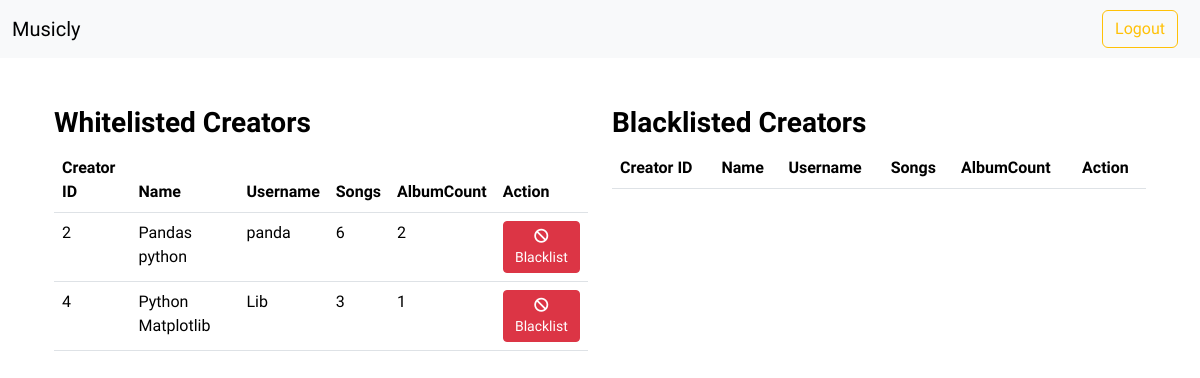
Page /adminHome/manageCreators (signed in) on the earlier database version.
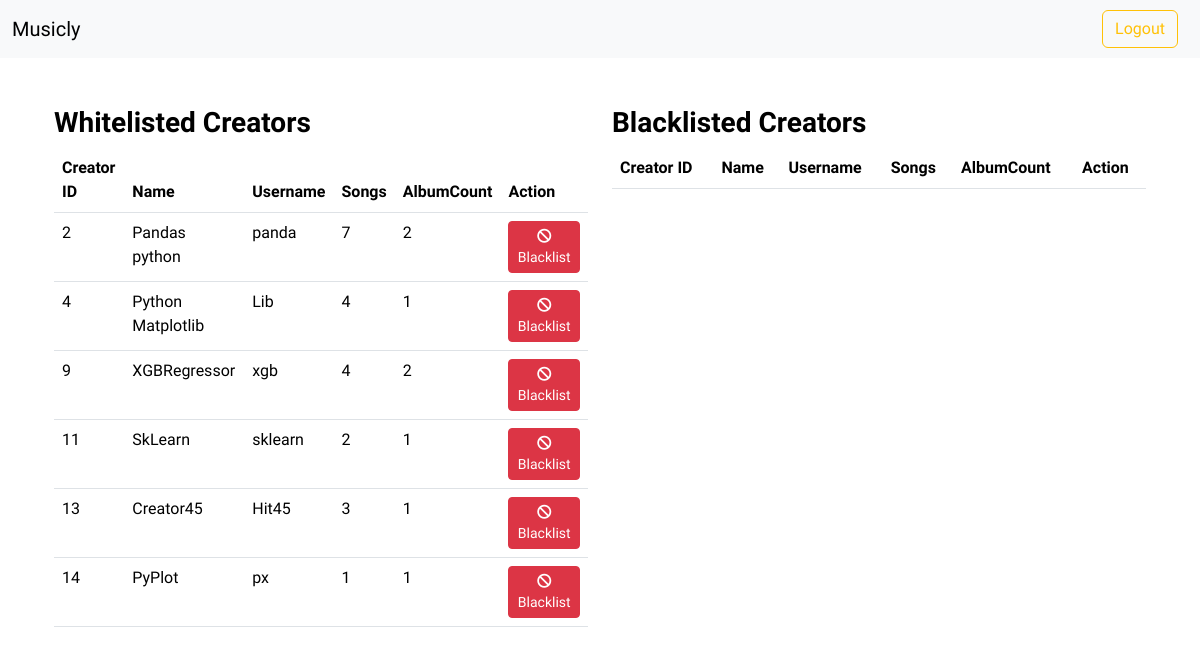
Same page on the later database version.
### models.py (models this page shows, shortened)
class User(UserMixin, db.Model):
    __tablename__ = 'User'
    id = db.Column(db.Integer, primary_key = True)
    username = db.Column(db.String(32), unique = True, nullable=False)
    passhash = db.Column(db.String(512), nullable = False)
    name = db.Column(db.String(32), nullable=True)
    email = db.Column(db.String(120), unique =True, nullable = False)
    role = db.Column(db.String(26), nullable = False, default='User')
    is_admin = db.Column(db.Boolean, nullable=False, default=False)
    status = db.Column(db.String(16), nullable=False, default="white")
    @property
    def password(self):
        raise AttributeError("Password is not a readable attribute")

### routes.py (the view)
@app.route('/adminHome/manageCreators')
@auth_required
@admin_auth_required
def manageCreators():
    creators = User.query.filter_by(role="creator").all()
    creators_data = (
        db.session.query(
            User.id,
            User.name,
            User.username,
            User.status,
            db.func.count(db.func.distinct(Songs.id)).label('totalSongs'),
            db.func.count(db.func.distinct(Album.id)).label('totalAlbums')
        ).filter(User.role == 'creator').outerjoin(Songs, User.id == Songs.CreatorId).outerjoin(Album, User.id == Album.CreatorId).group_by(User.id, User.name, User.username).all()
    )
    return render_template("manageCreator.html", user = User.query.get(session["user_id"]), creators = creators_data,  need = True)

### routes.py (called while the page is built)
def auth_required(func):
    @wraps(func)
    def inner(*args, **kwargs):
        if "user_id" not in session:
            flash("Login required.", 'danger')
            return redirect(url_for("login"))
        return func(*args, **kwargs)
    return inner

def admin_auth_required(func):
    @wraps(func)
    def inner(*args, **kwargs):
        user = User.query.get(session.get("user_id"))
        if user.role == "admin":
            return func(*args, **kwargs)
        else:
            flash("Logged out ! You are not an Admin.", "danger")
            return redirect(url_for("logout"))
    return inner

### templates/manageCreator.html (shortened to what this page needs)
{% extends 'layout.html' %}
{% block content %}
<body>
<div class="container mt-5">
    <div class="row mt-4">
      <div class="col-md-6">
        <h3><strong>Whitelisted Creators</strong></h3>
        <table class="table">
          <thead>
            <tr>
              <th>Creator ID</th>
              <th>Name</th>
              <th>Username</th>
              <th>Songs</th>
              <th>AlbumCount</th>
              <th>Action</th>
            </tr>
          </thead>
          <tbody>
            {% for creator in creators %}
            <tr>
                {% if creator[3] == "white" %}
                  <td>{{ creator[0] }}</td>
                  <td>{{ creator[1] }}</td>
                  <td>{{ creator[2] }}</td>
                  <td>{{ creator[4] }}</td>
                  <td>{{ creator[5] }}</td>
                  <td>
                    <form>
                      <button type="submit" class="btn btn-danger btn-sm"><i class="fas fa-ban"></i><a href="manageCreators/{{creator[0]}}/{{'black'}}"> Blacklist</a></button>
                    </form>
                  </td>
                  {% endif %}
                </tr>
                {% endfor %}
          </tbody>
        </table>
      </div>
      <div class="col-md-6">
        <h3><strong>Blacklisted Creators</strong></h3>
        <table class="table">
          <thead>
            <tr>
                <th>Creator ID</th>
                <th>Name</th>
                <th>Username</th>
                <th>Songs</th>
                <th>AlbumCount</th>
                <th>Action</th>
            </tr>
          </thead>
        </table>
      </div>
    </div>
  </div>
</body>
{% endblock %}

### templates/layout.html (shortened to what this page needs)
<!DOCTYPE html>
<html lang="en">
<head>
    <link href="https://cdn.jsdelivr.net/npm/bootstrap@5.3.2/dist/css/bootstrap.min.css" rel="stylesheet">
    <link rel="stylesheet" href="https://cdnjs.cloudflare.com/ajax/libs/font-awesome/6.4.2/css/all.min.css">
</head>
<body>
    {% include 'nav-auth.html' %}
    <div class="container">
        {% block content %} {% endblock %}
    </div>
</body>
</html>

### templates/nav-auth.html (shortened to what this page needs)
<nav class="navbar navbar-expand-lg bg-body-tertiary navbar-light bg-light">
  <div class="container-fluid">
      <a class="navbar-brand" href="/">Musicly</a>
      <div class="collapse navbar-collapse" id="navbarNav">
            {% if user %}
              {% if user.role=="admin" or need %}
              <ul class="navbar-nav ms-auto">
                <li class="nav-item">
                  <a href="{{url_for('logout')}}" class="btn btn-outline-warning bar">Logout</a>
                </li>
                </ul>
              {% endif %}
            {% endif %}
      </div>
    </div>
  </nav>

### templates/layout.html (style rules this page uses)
body { margin: 0; padding: 0; font-family: 'Balsamiq Sans', 'cursive'; background-color: #454f58; background: center/cover no-repeat url('../static/icons/bg1.jpg'); background-repeat: no-repeat; color: black; }

### templates/manageCreator.html (style rules this page uses)
body { background: center/cover no-repeat url('../static/icons/bg7.jpg'); }
a { text-decoration: none; color: white; }

### templates/nav-auth.html (style rules this page uses)
.navbar { width: 100%; padding: 0; }
.bar { margin: 10px; }

Differences in the rows shown:
computed for User "Pandas python": creator "6" → "7"
computed for User "Python Matplotlib": id "3" → "4"
added User: id "9", name "XGBRegressor", username "xgb", creator "4", creator "2"
added User: id "11", name "SkLearn", username "sklearn", creator "2", creator "1"
added User: id "13", name "Creator45", username "Hit45", creator "3", creator "1"
added User: id "14", name "PyPlot", username "px", creator "1"
